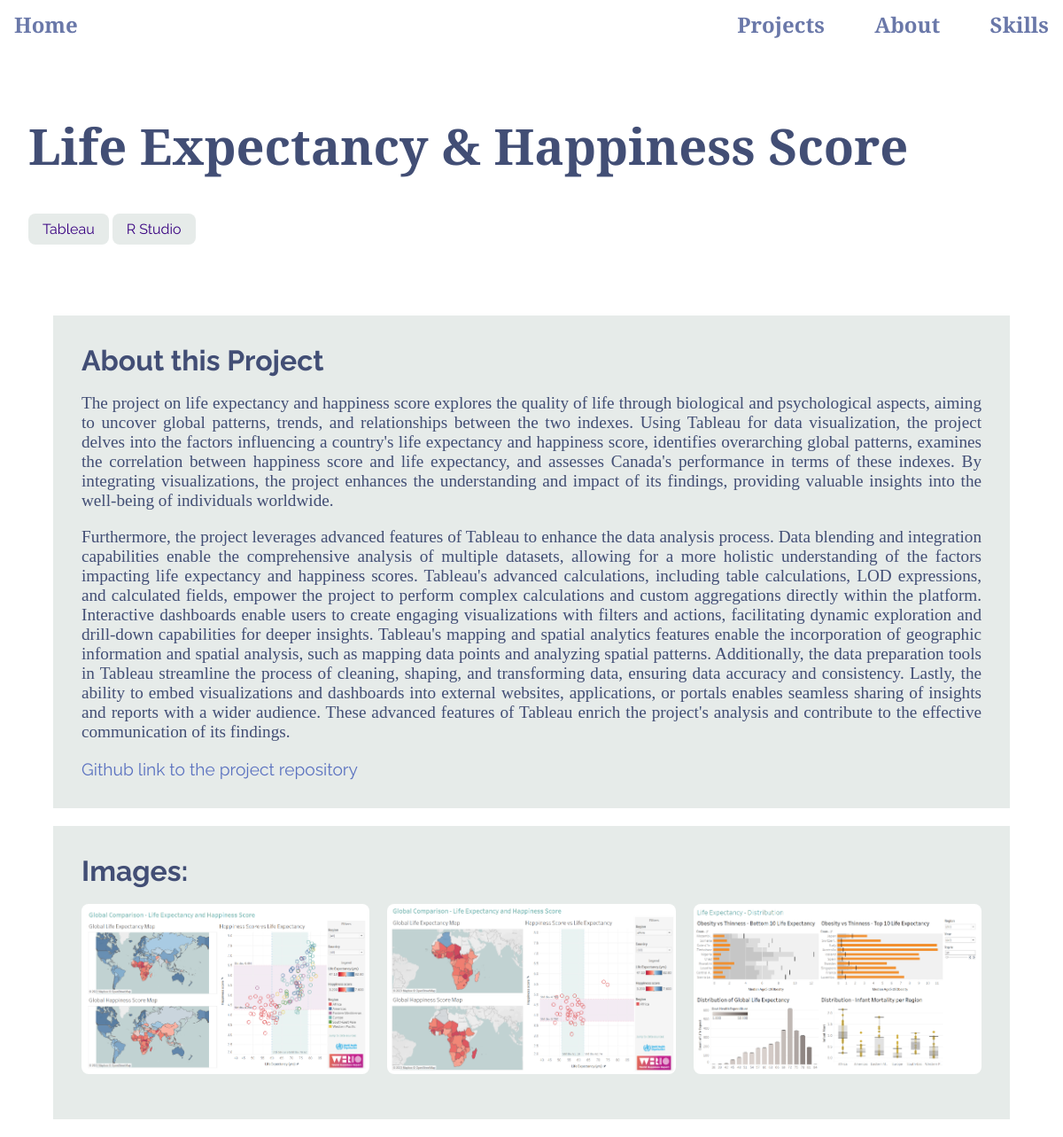
Screenshot of /posts/globel-life-expectancy-happiness-score with the database file from the repository.
### blog/models.py (models this page shows, shortened)
class Post(models.Model):
    title = models.CharField(max_length=100)
    excerpt = models.CharField(max_length=150)
    image = models.ImageField(upload_to='images', null=True)
    image1=models.ImageField(upload_to='images', null=True)
    image2=models.ImageField(upload_to='images', null=True)
    image3=models.ImageField(upload_to='images', null=True)
    date = models.DateField(auto_now=True)
    slug = models.SlugField(unique=True)  # db_index=True is set automatically
    content = models.TextField(validators=[MinLengthValidator(10)])
    author = models.ForeignKey(
        Author, on_delete=models.SET_NULL, null=True) # related_name="posts",
    tag = models.ManyToManyField(Tag)
    link=models.URLField(null=True, max_length=200)
    weblink=models.URLField(null=True, blank=True, max_length=200)

class Tag(models.Model):
    caption = models.CharField(max_length=20)

### blog/views.py (the view, shortened to what this page needs)
# urls.py: path("posts/<slug:slug>", views.PostDetailView.as_view(), name="post-detail-page"),
class PostDetailView(View):
    model = Post
    def get(self, request, slug):
        post = Post.objects.get(slug=slug)
        stored_posts = request.session.get("stored_posts")
        has_read_later = True
        if stored_posts is None or len(stored_posts) == 0:
            has_read_later = False
        elif int(post.id) not in stored_posts:
            has_read_later = False
        elif int(post.id) in stored_posts:
            has_read_later = True
        return render(request, "blog/post-detail.html",{
            "post":post,
            "comment_form":CommentForm(),
            "comments":post.comments.all().order_by("-id"),
            "has_read_later":has_read_later
        })

### blog/templates/blog/post-detail.html (shortened to what this page needs)
{% extends "base.html" %}
{% load static%}
{% block css_files%}
<link rel="stylesheet" href="{% static "blog/post-detail.css" %}"/>
{% endblock%}
{%block contents%}
<section id="summary">
    <h2>{{post.title}}</h2>
    <div>
        {% for t in post.tag.all %}
            <span id="tag">{{t.caption}}</span>
        {% endfor%}
    </div>
</section>
<main>
    <h2>About this Project</h2>
    <p>{{post.content|linebreaks}}</p>
    <a id="gitlink" href="{{post.link}}"> Github link to the project repository</a></br>
</main>
<main>
    <h2>Images: </h2>
    <section >
        <ul id='image-list'>
            <li><img src="{{post.image1.url}}" alt="app image"></li>
            <li><img src="{{post.image2.url}}" alt="app image"></li>
            <li><img src="{{post.image3.url}}" alt="app image"></li>
        </ul>
    </section>
</main>
{% endblock %}

### static/app.css (style rules this page uses)
* { box-sizing: border-box; }
html { font-family: 'Libre Baskerville', serif; }
body { margin: 0; }
h2 { font-size: 2rem; }

### blog/static/blog/post-detail.css (style rules this page uses)
body { background-color: white; }
#summary { padding: 2rem; width: 100%; max-width: 90rem; position: relative; height: 18rem; }
#summary h2 { color:#424e75; font-size: 3.5rem; }
#gitlink { font-family: 'Raleway', serif; color: #5b72c0; text-decoration: none; }
main { font-family: 'Libre Baskerville', serif; color: #424e75; width: 90%; max-width: 90rem; margin: 20px auto; background-color: #e6ebe9; padding: 2rem; font-size: 1.2rem; text-align: justify; }
main h2 { margin:0 auto; font-family: 'Raleway', serif; }
#tag { font-family: 'Raleway', serif; background-color: #e6ebe9; color:#390281; padding: 0.5rem 1rem; border-radius: 8px; }
#image-list { display: flex; justify-content: space-between; list-style: none; padding: 0; }
#image-list li { flex-basis: 32%; }
#image-list img { width: 100%; height: 100%; border-radius: 8px; }

### rows the page displays
Post: title "Life Expectancy & Happiness Score", content "The project on life expectancy and happiness score explores the quality of life through biological and psychological aspects, aiming to uncover global patterns, trends, and relationships between the two indexes. Using Tableau for data visualization, the project delves into the factors influencing a country's life expectancy and happiness score, identifies overarching global patterns, examines the correlation between happiness score and life expectancy, and assesses Canada's performance in terms of these indexes. By integrating visualizations, the project enhances the understanding and impact of its findings, providing valuable insights into the well-being of individuals worldwide.…", image1 (picture), image2 (picture), image3 (picture)
Tag: caption "Tableau"
Tag: caption "R Studio"
